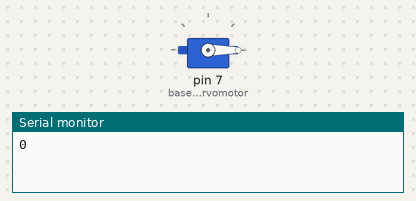
A sketch run on a simulated Arduino Uno, built with avr-gcc and run on an emulated ATmega328P. Parts: servo, the last lines printed to the serial monitor.

Above: at 1.1 s.
At 19.1 s:
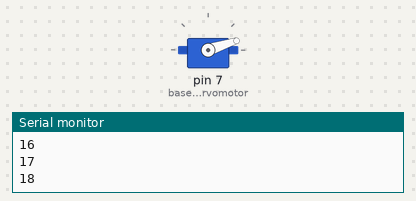
At 38.1 s:
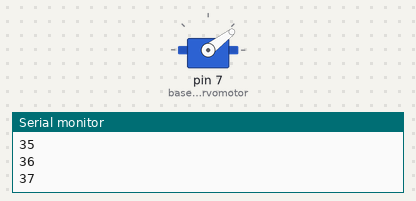
Timing chart, 0 to 40.0 s (numbered marks = the images above):
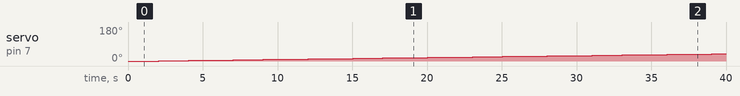

The sketch:

servo.ino
```cpp
#include <Servo.h>

Servo base_servomotor;

void setup() {
  Serial.begin(9600);
  delay(1000);

  base_servomotor.attach(7);
  base_servomotor.write(0);
  delay(50);

}

void loop() {
  for(int angle = 0; angle < 45; angle++){
    base_servomotor.write(angle);
    Serial.println(angle);
    delay(1000);
  }

  exit(0);
}
```

Measured:
- by itself, servo on pin 7 (base_servomotor): moves from 0° to 38° over 37.0 s
